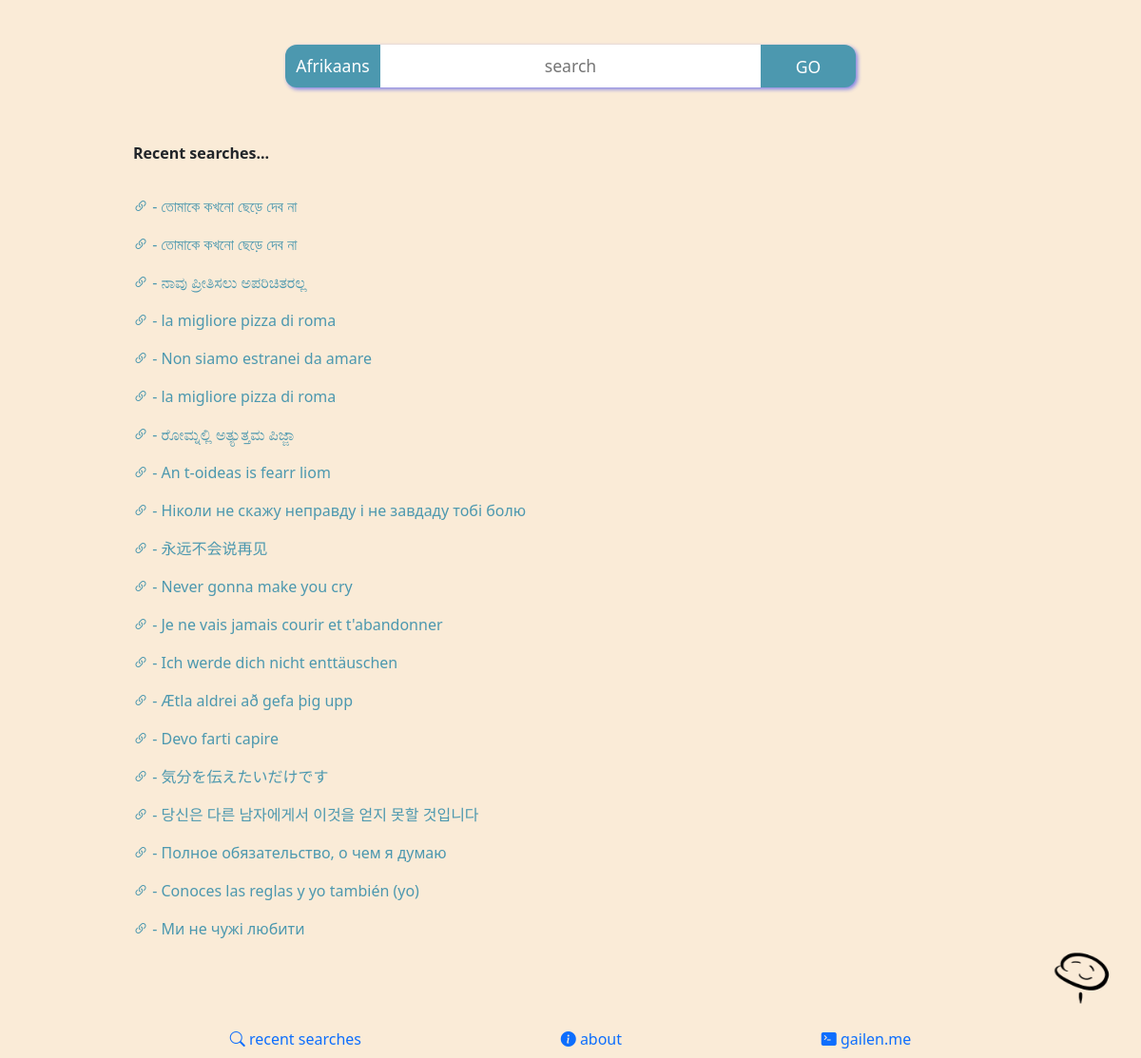
Before: /recent with the older database file.
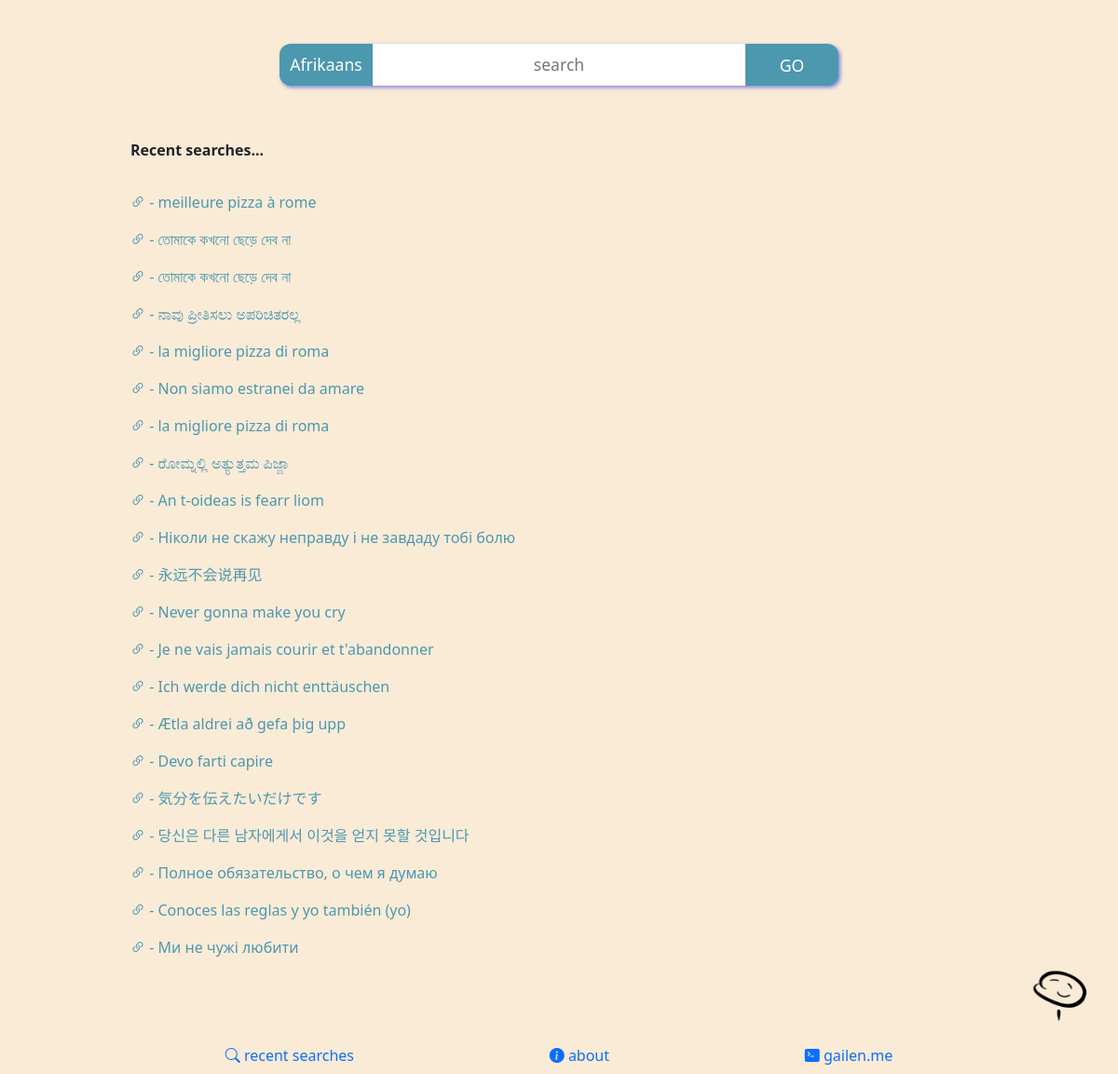
After: the same page with the newer database file.
### tables this page shows
CREATE TABLE qlog (
	id INTEGER NOT NULL PRIMARY KEY AUTOINCREMENT,
	url TEXT NOT NULL
, string text NOT NULL, trans text NOT NULL, country text DEFAULT na, country_code text DEFAULT na, city TEXT DEFAULT na, target_lang TEXT NOT NULL);

### app.py (the view)
@app.route("/recent")
def recent():
    con = sql.connect('immer.db')
    con.row_factory = sql.Row
    cur = con.cursor()
    recents = con.execute('SELECT DISTINCT string, * FROM qlog ORDER BY id DESC LIMIT 100;')
    langs = con.execute('SELECT * FROM langs ORDER BY language ASC')
    return render_template("recent.html", recents = recents, langs = langs)

### templates/recent.html (shortened to what this page needs)
{% extends "immerlayout.html" %}
{% block main %}
<a href="/immer"><img src="static/images/immeri.png" class="immersml"></a>
<div class="resultsbar">
    <form action="/result" method="post" class="p-0">
        <div class="search">
        <div class="block">
        <select required onchange="remember(this.selectedIndex);" id='lang' name="lang" class="select">
          {% for i in langs %}
          <option value="{{ i['code']}}">{{ i['language']}}</option>
          {% endfor %}
        </select>
</div>
<div class="block">
<input class="input" required id="qry" autocomplete="on" autofocus class="" name="input" type="text" placeholder="search" aria-label="Search">
</div>
<div class="block">
<button class="button" type="submit">GO</button>
</div>
</div>
</form>
</div>
</div>
    <table class="table table-hover table-responsive table-borderless" id="results">
        <thead>
            <th>
                <p class="scraps">Recent searches...</p>
            </th>
        </thead>
        {% for i in recents %}
        <tr class="p-0 align-middle">
            <td>
                <a href="{{ i['url'] }}"><i class='bi bi-link-45deg'></i> - {{ i['trans'] }}</a>
            </td>
        </tr>
        {% endfor %}
    </table>
<div style="height: 100px;"></div>
{% endblock %}

### templates/immerlayout.html (shortened to what this page needs)
<!DOCTYPE html>
<html lang="en" class="notranslate" translate="no">
    <head>
    <link href="https://cdn.jsdelivr.net/npm/bootstrap@5.1.3/dist/css/bootstrap.min.css" rel="stylesheet">
    <link rel="stylesheet" href="https://cdn.jsdelivr.net/npm/bootstrap-icons@1.8.1/font/bootstrap-icons.css">
    <link href="/static/immer.css" rel="stylesheet">
    </head>
    <body>
<div class="container-fluid">
  <div class="fixed-bottom px-5" id="footer">
    <ul class="list-group list-group-horizontal justify-content-evenly">
      <li class="list-group-item p-0 border-0 bg-transparent">
      <a href="/recent" class="nav-link">
      <i class="bi bi-search" id="footicon"></i> <span id="footlink">recent searches</span></a>
      </li>
      <li class="list-group-item p-0 border-0 bg-transparent">
      <a href='#' data-bs-toggle="modal" data-bs-target="#aboutModal" class="nav-link">
      <i class="bi bi-info-circle-fill" id="footicon"></i> <span id="footlink">about</span></a>
      </li>
      <li class="list-group-item p-0 border-0 bg-transparent">
      <a href="http://gailen.me" class="nav-link">
      <i class="bi bi-terminal-fill" id="footicon"></i> <span id="footlink">gailen.me</span></a>
      </li>
      </ul>
</div>
<div class="container-fluid">
        <main>
            {% block main %}
            {% endblock %}
    </body>
</html>

### static/immer.css (style rules this page uses)
* { margin: 0; padding: 0; box-sizing: border-box; }
body { min-height: 100vh; max-width: 80vw; background-color: antiquewhite; margin: 0 auto; }
div#footer { background-color: antiquewhite; color: #4c98af; }
a { text-decoration: none; color: #4c98af; transition: color 400ms, filter 1s; }
form { width: 100%; flex: 1 0 auto; margin: 0 auto; padding-left: 1em; padding-top: 1px; }
.input { -webkit-appearance: none; -moz-appearance: none; -ms-appearance: none; -o-appearance: none; appearance: none; -webkit-tap-highlight-color: rgba(0,0,0,0); font-size: 1.1em; font-weight: normal; text-align: center; display: block; width: 400px; background: rgb(255, 255, 255); outline: none; border: none; padding: 0; height: 2.545455em; z-index: 1; position: relative; top: -1px; }
.select { -webkit-appearance: none; -moz-appearance: none; -ms-appearance: none; -o-appearance: none; appearance: none; -webkit-tap-highlight-color: rgba(0,0,0,0); font-size: 1.1em; font-weight: normal; text-align: center; display: block; width: 100px; background: #4c98af; color: white; outline: none; border: none; padding: 8px; height: 2.545455em; z-index: 1; position: relative; top: -1px; border-end-start-radius: 12px; border-start-start-radius: 12px; cursor: pointer; transition: background-color 200ms; }
.button { font-size: 1.1em; background-color: #4c98af; border: none; border-end-end-radius: 12px; border-start-end-radius: 12px; color: white; padding: 10px 32px; text-align: center; text-decoration: none; outline: none; border: none; z-index: 1; position: relative; top: -1px; height: 2.545455em; width: 100px; transition: background-color 200ms; }
.search { display: flex; flex-direction: row; justify-content: center; }
.block { width: auto; }
div.search { filter: drop-shadow(2px 2px 2px #8080e5); transition: filter 300ms; }
.resultsbar { margin-top: 48px; margin-bottom: 48px; }
.immersml { width: 64px; transform: scaleX(-1); position: fixed; right: 30px; bottom: 55px; transition: width 300ms, opacity 300ms; }

Changed rows visible on the page:
added qlog: trans "meilleure pizza à rome"
